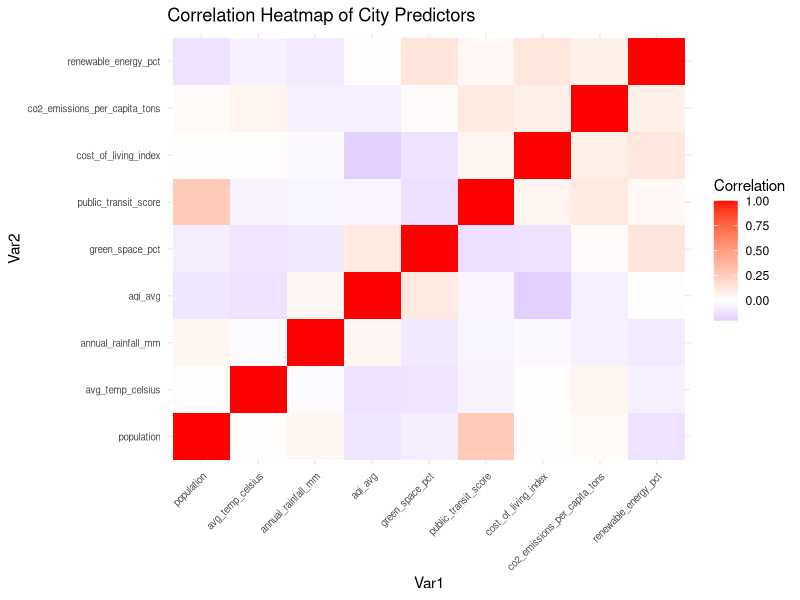

Recreate this plot in R.
# ============================================================
# Script 18: Multicollinearity and VIF
# Dataset: Climate & City Data
# Course: PhD Multiple Regression / Advanced Stats
# ============================================================
# Topics Covered:
#   - What is multicollinearity and why it matters
#   - Detecting multicollinearity (correlations, VIF)
#   - Variance Inflation Factor (VIF) interpretation
#   - Consequences for regression coefficients
#   - Strategies for addressing multicollinearity
# ============================================================

# --- Step 1: Load the Data ---
cities <- read.csv("18_climate_city_data.csv")

# --- Step 2: Overview ---
str(cities)
head(cities)
summary(cities)

# --- Step 3: What Is Multicollinearity? ---
# When predictor variables are highly correlated with each other,
# it becomes difficult to isolate their individual effects.
# Coefficients become unstable and standard errors inflate.

# --- Step 4: Check Correlations Among Predictors ---
predictors <- cities[, c("population", "avg_temp_celsius",
                          "annual_rainfall_mm", "aqi_avg",
                          "green_space_pct", "public_transit_score",
                          "cost_of_living_index",
                          "co2_emissions_per_capita_tons",
                          "renewable_energy_pct")]

cor_matrix <- cor(predictors)
round(cor_matrix, 2)

# Look for correlations above |.80| between predictors

# --- Step 5: Fit a Regression Model ---
# Predict happiness index from city characteristics
model <- lm(happiness_index ~ population + avg_temp_celsius +
              annual_rainfall_mm + aqi_avg + green_space_pct +
              public_transit_score + cost_of_living_index +
              co2_emissions_per_capita_tons + renewable_energy_pct,
            data = cities)
summary(model)

# Note: some predictors might have large standard errors or
# unexpected sign flips -- a sign of multicollinearity

# --- Step 6: Variance Inflation Factor (VIF) ---
# install.packages("car")  # uncomment if needed
library(car)

vif(model)

# VIF interpretation:
#   VIF = 1: no multicollinearity
#   VIF > 5: moderate concern
#   VIF > 10: serious multicollinearity

# --- Step 7: What Happens with Multicollinearity ---
# Compare a model with correlated predictors to one without

# First: a smaller model without the redundant predictors
model_small <- lm(happiness_index ~ avg_temp_celsius + aqi_avg +
                    green_space_pct + public_transit_score,
                  data = cities)
summary(model_small)
vif(model_small)

# Compare coefficient stability
cat("Full model coefficients:\n")
round(coef(model), 4)
cat("\nReduced model coefficients:\n")
round(coef(model_small), 4)

# --- Step 8: Strategies for Addressing Multicollinearity ---
# 1. Remove highly correlated predictors
# 2. Combine correlated predictors into a composite/index
# 3. Use principal components regression
# 4. Center variables (helps with interaction terms)

# Example: Create a composite "environmental quality" index
cities$env_quality <- scale(cities$green_space_pct) +
                      scale(cities$renewable_energy_pct) -
                      scale(cities$co2_emissions_per_capita_tons) -
                      scale(cities$aqi_avg)

model_composite <- lm(happiness_index ~ avg_temp_celsius +
                        public_transit_score + cost_of_living_index +
                        env_quality, data = cities)
summary(model_composite)
vif(model_composite)

# --- Step 9: Visualize Predictor Correlations ---
# Heatmap-style visualization
library(ggplot2)

cor_df <- as.data.frame(as.table(cor_matrix))
names(cor_df) <- c("Var1", "Var2", "Correlation")

ggplot(cor_df, aes(x = Var1, y = Var2, fill = Correlation)) +
  geom_tile() +
  scale_fill_gradient2(low = "blue", mid = "white", high = "red",
                       midpoint = 0) +
  theme_minimal() +
  theme(axis.text.x = element_text(angle = 45, hjust = 1, size = 7),
        axis.text.y = element_text(size = 7)) +
  labs(title = "Correlation Heatmap of City Predictors")

# ============================================================
# Practice on Your Own:
#   1. Which pair of predictors has the highest correlation?
#   2. Remove the variable with the highest VIF and refit
#   3. Does the model improve (compare Adj R-squared)?
# ============================================================
